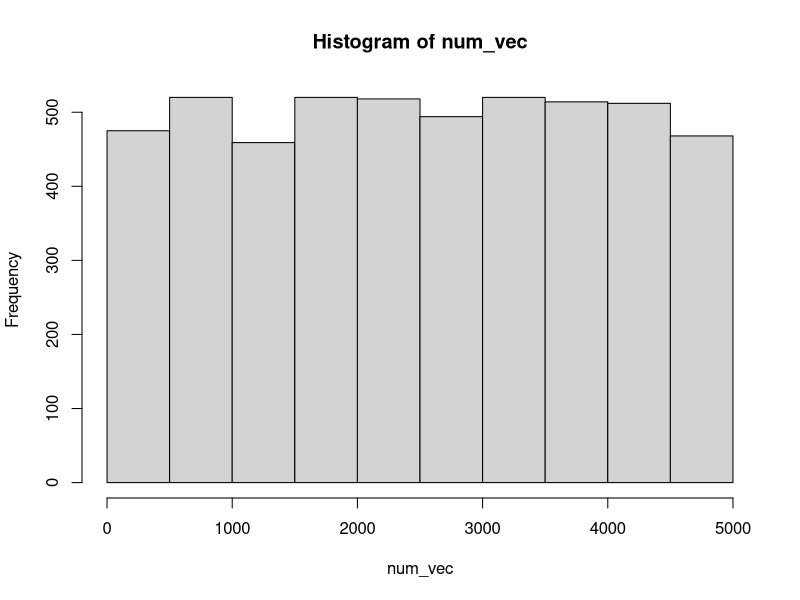

This chart was generated by the following R code:
## ---- chunk 1
num_vec <- c(1,3,5)
num_vec

typeof(num_vec)

is.numeric(num_vec)

is.double(num_vec)

(mode(num_vec) == "numeric")
## ---- chunk 2

int_vec <- c(5L)

typeof(int_vec)

is.numeric(int_vec)

is.integer(int_vec)

is.double(int_vec)

## ---- chunk 3
char_vec <- c("Hello", "World")

char_vec

typeof(char_vec)

is.character(char_vec)

length(char_vec)

## ---- chunk 4
log_vec <- rep(c(TRUE, FALSE), each=20)
log_vec

is.logical(log_vec)

is.numeric(log_vec)

is.character(log_vec)
## ---- chunk 5
num <- c(1:50)

num %% 2 == 0

table(num %% 2 == 0)

which(num %% 2 == 0)

typeof(num %% 2 == 0)

## Complete.cases and is.na()
sample <- cbind(col1=rep(c(1,NA,3)),col2=rep(c(NA,4,6)))

typeof(sample)

is.na(sample)

complete.cases(sample)

## ---- chunk 6


int_vec <- c(int_vec, 6)

is.numeric(int_vec)

is.integer(int_vec)

is.double(int_vec)

## ---- chunk 7

another_int_vec <- as.integer(3,19)

is.numeric(another_int_vec)

is.integer(another_int_vec)

is.double(another_int_vec)

## ---- chunk 8
num_vec[1]
num_vec[2]

num_vec[4]

num_vec[0]

## ---- chunk 9
num_vec[4] <- 7 ## You can only do this if you know the dimensions and if you know the last used index
num_vec

num_vec <- c(num_vec,9)
num_vec

num_vec <- num_vec[-1]
num_vec

## ---- chunk 10
vec_1 <- seq(1:3)

length(vec_1)

#vec_2 <- seq(1:20, by=2)

vec_2 <- seq(1, 20, by=2)

length(vec_2)

## Recycling of smaller vectors when operating with larger vectors

vec_2

vec_1

vec_2 + vec_1

vec_3 <- seq(1, 20, by=3)

vec_3 + vec_1

1:10 %% 2

## Seq in loop operations

x <- rnorm(5)

for(i in seq_along(x)) {
    print(x[i])
}

## ---- chunk 11
vec <- rep(1, 5)
vec

rep(c(5,12,13),3)

rep(c(5,12,13),each=2)

## ---- chunk 12
## Single condition

num_vec <- runif(5000, min=1, max=5000)

range(num_vec)

hist(num_vec)

#num_vec[num_vec >= 2500]

length(num_vec[num_vec >= 2500])

## Compound conditions

comp_vec <- seq(1000)

range(comp_vec)

length(comp_vec[(comp_vec >= 250 & comp_vec < 500)])

## ---- chunk 13
x <- c(6,1:3,NA,12)

x

x[x > 5]

subset(x, x > 5)

## ---- chunk 14
x <- 1:3
x

names(x) <- c("one", "two", "three")

x

x["one"]

x["two"]

x["three"]
## ---- chunk 15
mat1 <- matrix(1:12)
mat1

mat1 <- matrix(1:12, nrow=3)
mat1

mat1 <- matrix(1:12, ncol=3)
mat1

mat1 <- matrix(1:12, ncol=3, byrow=TRUE)
mat1

## ---- chunk 16

mat1 <- matrix(1:4,nrow=2)
mat1

mat2 <- matrix(5:8,nrow=2)
mat2

## Matrix Addition

mat1 + mat2

mat3 <- matrix(1:9, nrow=3)
mat3

## Illustration of length difference
#mat1 + mat3

## Matrix Multiplication

mat1 %*% mat2 ## Note the %*% operator

## Regular element by element multiplication

mat1
mat2

mat1 * mat2

## Illustration of dimension difference 

## mat1 %*% mat3

dim(mat1)
dim(mat3)

## Matrix element naming
mat1
names(mat1)

names(mat1) <- c("a","b")

names(mat1)

mat1
mat1["a"]
## ---- chunk 17
mat1 <- matrix(1:4,nrow=2)
mat1

mat1[1,] ## row

mat1[,1] ## column

mat1[1,2] ## unique element

mat1[-1,] ## excluding row

mat1[,-2] ## excluding column

## Changing specific rows

mat3 <- matrix(1:9, ncol=3)
mat3

mat3[c(1,3),] <- matrix(1:6, nrow=2, byrow=TRUE)
mat3

mat4 <- matrix(1:9, ncol=3)
mat4

mat4[,c(1,3)] <- matrix(10:15, nrow=2)
mat4

## ---- chunk 18
mat5 <- matrix(c(1:6,rep(NA, 3),10:12), nrow=6)
mat5

complete.cases(mat5)
mat5[complete.cases(mat5),]

mat6 <- matrix(1:9, nrow=3, byrow=TRUE)
mat6

mat6[mat6[,2] > 4,]

## Be Cognizant of return types

mat7 <- matrix(seq(4),nrow=2)
mat7
attributes(mat7)

mat8 <- mat7[,2]
mat8
attributes(mat8)

## Using drop

mat9 <- mat7[,2,drop=FALSE]
mat9
attributes(mat9)


## Using as.matrix

mat10 <- matrix(seq(25), nrow=5)
mat10
dim(mat10)

mat11 <- mat10[,c(2)]
mat11
dim(mat11)

mat11 <- as.matrix(mat10[,c(2)])
mat11
dim(mat11)

## ---- chunk 19
mat1 <- matrix(1:20, nrow=5)
mat1

rbind(mat1, c(40:43))

mat1 <- rbind(mat1, c(40:43))
mat1

mat2 <- matrix(1:9, nrow=3, byrow = TRUE)
mat2

cbind(mat2, matrix(100:102, ncol=1))

mat2 <- cbind(mat2, matrix(100:102, ncol=1))
mat2

## ---- chunk 20

first <- matrix(seq(700,1500, by=100), nrow=3)
first

second <- matrix(seq(250,650, by=50), nrow=3)
second

third <- matrix(seq(2000,2800, by=100), nrow=3)
third

a1 <- array(data=c(first, second, third), dim=c(3,3,3))
a1

dim(a1)

